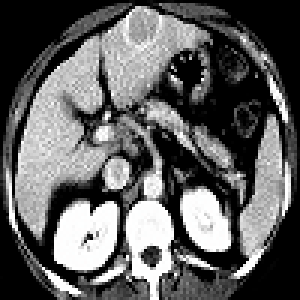
%> input picture taller/img/tomo.png, 100 x 100 px (shown 3 times larger)
$ octave main.m   (GNU Octave 9; MATLAB toolbox functions it lacks are replaced by stand-ins)
%> lines starting %> are read from the running program, lines starting %| are printed output that depends on the picture
### taller/src/leerImagen.m
function I = leerImagen( arch )
    I = imread(arch);
    if (size(size(I), 2) > 2)
        I = I(:,:,1)/3 + I(:,:,2)/3 + I(:,:,3)/3;
end

### taller/src/simularRayo.m
function [t, D] = simularRayo(I, n, m, f_ini, c_ini, f_fin, c_fin, dibujar)
%SIMULARRAYO Simula la emision de un rayo tomogr�fico sobre una imagen.
    % [t, D] = simularRayo(I, n, m, f_ini, c_ini, f_fin, c_fin, [dibujar])
    %
    % Simula un rayo del tomógrafo a través de la imagen I, discretizada en
    % n filas y m columnas. El rayo tiene como punto inicial el punto
    % (f_ini, c_ini) y como punto final el punto (f_ini, c_ini).
    % Retorna: el tiempo total t de la emisión del rayo y las distancias
    % recorridas D(i,j) en cada punto de la discretización.
    % El parámetro dibujar es opcional y si vale 1 se dibuja el rayo sobre
    % la imagen.

    [f, c] = size(I);
    df = f/n;
    dc = c/m;

    t = 0;
    D = zeros(n,m);

    % Lo siguiente es una chanchada para poder simplificarme la vida usando
    % polyfit m�s adelante
    if f_ini == f_fin
        f_ini = f_ini - 0.5;
        f_fin = f_fin + 0.5;
    end
    if c_ini == c_fin
        c_ini = c_ini - 0.5;
        c_fin = c_fin + 0.5;
    end

    % Calculo la recta que representa el rayo (y su inversa)
    Pi = polyfit([f_ini, f_fin], [c_ini, c_fin], 1);
    Pj = polyfit([c_ini, c_fin], [f_ini, f_fin], 1);

    % Lo dibujo si pidieron
    if nargin < 8 || dibujar == 1
        hold on
        dibujarRayo(f_ini, c_ini, f_fin, c_fin);
        grid;
    end

    % obtengo las filas entre las que est� el rayo para no tener que recorrerlas todas
    i1 = polyval(Pj, 1);
    i2 = polyval(Pj, c);
    i_min = max(1, min(f-1, ceil(min(i1,i2))));
    i_max = max(1, min(f-1, ceil(max(i1,i2))));

    % recorro cada fila (entre i_min e i_max) y veo qu� columnas toca el rayo
    for i = i_min : i_max
        j1 = polyval(Pi, i-1);
        j2 = polyval(Pi, i);
        j_min = max(1, min(c, ceil(min(j1,j2))));
        j_max = max(1, min(c, ceil(max(j1,j2))));
        for j = j_min : j_max
            % tomo los datos del pixel (i,j)
            t = t + tiempoEn(double(I(i,j)));
            n_i = min(n, fix(i/df) + 1);
            m_j = min(m, fix(j/dc) + 1);
            D(n_i, m_j) = D(n_i, m_j) + 1;
        end
    end
 end

% [4 lines left out: function tiempoEn, not called in this run]

### taller/src/generarRayos.m
function R = generarRayos(arch_img, n, m, k, arch_ray)
%GENERARRAYOS Genera un archivo con datos de rayos aleatorios sobre una
%imagen
%   R = generarRayos(arch_img, n, m, k, arch_ray)
%
%   Simula k emisiones de rayos sobre la imagen del archivo arch_img,
%   discretizada en n filas y m columnas.
%   El resultado R es una matriz de k filas, una por cada rayo generado
%   y de (m*n)+1 columnas. Cada fila contiene la información
%   correspondiente a cada rayo; el primer elemento es el tiempo que tardó
%   el rayo en recorrer la imagen y el resto de los elementos es la
%   cantidad de pixeles que recorrió el rayo en cada una de las n*m celdas
%   de la discretización.
%   Esta matriz se devuelve y, si el parametro arch_ray está presente,
%   se almacenan los rayos en el archivo arch_ray.

    I = leerImagen(arch_img);
    [f, c] = size(I);

    R = zeros(k, n*m+1);
    p = fix(k/20);
    for i = 1:k
        if mod(i,p) == 0
            disp(['Generados ', num2str(i), ' rayos...']);
        end
        % elijo un lado para entrar y otro para salir
        %   (0: izq, 1: arr, 2: der, 3: aba)
        entra = fix(rand()*4);
        sale = mod(entra + fix(rand()*3) + 1, 4);

        % genero puntos aleatorios sobre esos lados y simulo el rayo
        [f_ini, c_ini] = randPos(entra, f, c);
        [f_fin, c_fin] = randPos(sale, f, c);
        [t, D] = simularRayo(I, n, m, f_ini, c_ini, f_fin, c_fin, 0); % El cero final es para que no lo dibuje

        % agrego el rayo simulado a mis datos
        R(i,:) = [t vectorizar(D)];
    end

    if nargin > 4
        dlmwrite(arch_ray, [n m zeros(1,n*m-1); R]);
    end
end

function [f, c] = randPos(lado, filas, columnas)
    if lado == 0 % izquierdo
        f = rand()*filas;
        c = 0;
    elseif lado == 1 % arriba
        f = 0;
        c = rand()*columnas;
    elseif lado == 2 % derecha
        f = rand()*filas;
        c = columnas;
    elseif lado == 3 % abajo
        f = filas;
        c = rand()*columnas;
    end
end

### taller/src/vectorizar.m
function V = vectorizar(A)
%VECTORIZAR Vectoriza por filas la matriz A
    At = A';
    V = At(:)';
end

### taller/src/resolverCompleto.m
function resolverCompleto(arch_img, n, m, k)
    % genero los rayos y armo el sistema
    disp('Generando los rayos aleatoriamente...');
    R = generarRayos(arch_img, n, m, k);
    A = R(:, 2:end);
    b = R(:, 1);

    disp('Resolviendo el sistema directo con matlab...');
    tic
    x = A\b;
    t_X = toc;
    X = armarImagen(x, n, m);

    disp('Resolviendo el sistema por CM usando ecuaciones normales...');
    tic
    x = resolverEN(A, b);
    t_XEN = toc;
    XEN = armarImagen(x, n, m);

    disp('Resolviendo el sistema por CM usando QR...');
    tic
    x = resolverQR(A, b);
    t_XQR = toc;
    XQR = armarImagen(x, n, m);

    % muestro las imagenes

    allPlots = findall(0, 'Type', 'figure', 'FileName', []);
    delete(allPlots);

    I = imread(arch_img);
    colormap(gray(256));
    subplot(2,2,1), image(I);
    title('Original')
    subplot(2,2,2), image(X);

    title(sprintf('Reconstruccion Matlab: %d segundos', t_X))
    subplot(2,2,3), image(XEN);
    title(sprintf('Reconstruccion EN: %d segundos', t_XEN))
    subplot(2,2,4), image(XQR);
    title(sprintf('Reconstruccion QR: %d segundos', t_XQR))

    suptitle(sprintf('Resultado utilizando %d rayos', k));

end

### taller/src/armarImagen.m
function X = armarImagen(x, n, m)
%ARMARIMAGEN Arma una imagen X (matriz) a partir de una soluci髇 x (vector)
    X = zeros(n,m);
    for i = 1:n
        desde = m*(i-1) + 1;
        hasta = m*i;
        X(i,:) = x(desde:hasta)';
    end

    % satura los valores de la imagen
    X = max(0, min(255, X));
end

### taller/src/mostrarImagen.m
function H = mostrarImagen(I)
%MOSTRARIMAGEN Muestra la imagen en escala de grises y devuelve el handle.
    H = image(I);
    colormap(gray(256));
end

### taller/src/resolverEN.m
function x = resolverEN(A, b)

    cant_cols = size(A,2);

    if (rank(A) < cant_cols)
        error('A no tiene rango columna completo')
    end

    L = chol(A'*A, 'lower');
    x = (L*L')\(A'*b);

end

### taller/src/resolverQR.m
function x = resolverQR(A, b)

    cant_cols = size(A,2);

    if (rank(A) < cant_cols)
        error('A no tiene rango columna completo')
    end

    [Q,R] = qr(A);
    b_prima = Q'*b;
    b_prima_1 = b_prima(1:cant_cols);
    R_prima = R(1:cant_cols,:);
    x = R_prima \ b_prima_1;

end

### taller/src/dibujarRayo.m
function dibujarRayo(f_ini, c_ini, f_fin, c_fin)
%DIBUJARRAYO Dibuja un rayo desde (f_ini, c_ini) hasta (f_fin, c_fin)
%   sobre la imagen activa

    plot([c_ini, c_fin], [f_ini, f_fin], 'Color', 'r', 'LineStyle', '-', 'LineWidth',1.5);

end

### taller/src/main.m
%%
I = leerImagen('../img/tomo.png');
%> in leerImagen, I is the input picture: size 100x100x3 uint8; mean R, G, B 96.3, 96.3, 96.3
mostrarImagen(I)
%> ans = -39.77
hold on

%%
simularRayo(I, 100, 100, 50, 1, 50, 99, 1)
%> after the loop in simularRayo, `for i = i_min : i_max`:
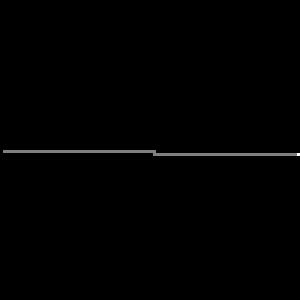
%> D: size 100x100 double (shown 3 times larger); min 0, max 2, mean 0.0101; drawn with min black and max white
%> after the loop in simularRayo, `for i = i_min : i_max`: t = 11267
%> ans = 11267
simularRayo(I, 100, 100, 20, 1, 20, 99, 1)
%> ans = 8477
simularRayo(I, 100, 100, 80, 1, 80, 99, 1)
%> ans = 14396

%%
resolverCompleto('../img/tomo.png', 20, 20, 1000) % discretizacion 20x20
%> the loop in generarRayos, `for i = 1:k` made 1000 passes
%> t on passes 1 to 3: 12046, 14401, 11637
%> pass 1, in generarRayos, `[t, D] = simularRayo(I, n, m, f_ini, c_ini, f_fin, c_fin, 0);`:
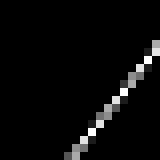
%> D: size 20x20 double (shown 8 times larger); min 0, max 9, mean 0.328; drawn with min black and max white
%> pass 2, in generarRayos, `[t, D] = simularRayo(I, n, m, f_ini, c_ini, f_fin, c_fin, 0);`:
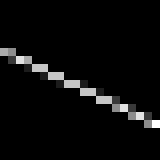
%> D: size 20x20 double (shown 8 times larger); min 0, max 9, mean 0.37; drawn with min black and max white
%> pass 2, in vectorizar (call 2), `At = A';`:
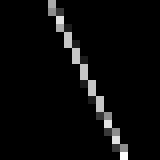
%> At: size 20x20 double (shown 8 times larger); min 0, max 9, mean 0.37; mean of the top-left, top-right, bottom-left and bottom-right quarters 0.57, 0.15, 0, 0.76; drawn with min black and max white
%> after the loop in generarRayos, `for i = 1:k`:
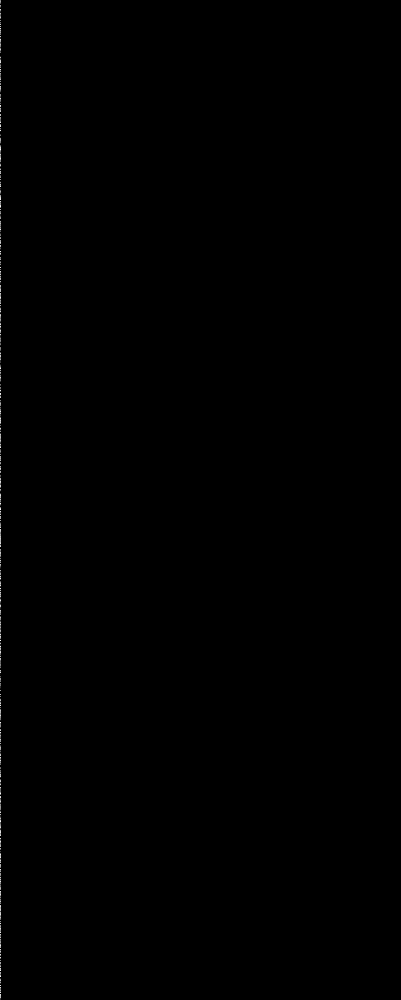
%> R: size 1000x401 double; min 0, max 22079, mean 26.6; drawn with min black and max white
%> in resolverCompleto, `A = R(:, 2:end);`:
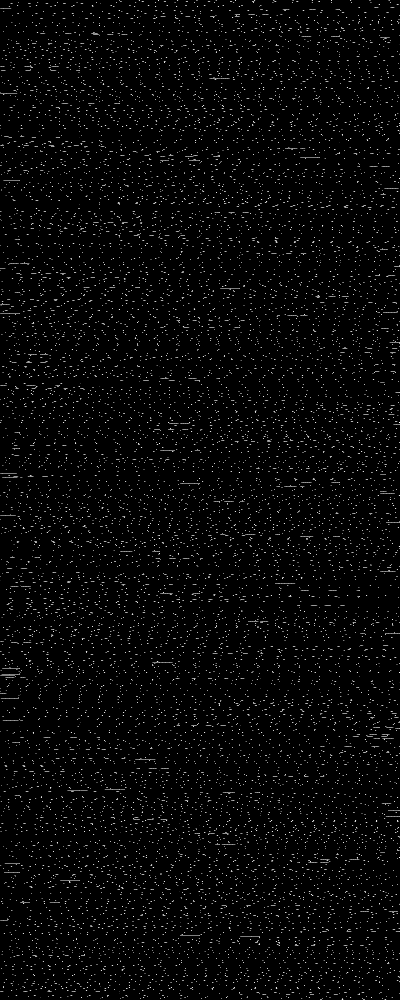
%> A: size 1000x400 double; min 0, max 10, mean 0.273; drawn with min black and max white
%> in resolverCompleto, `X = armarImagen(x, n, m);`:
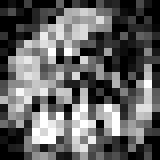
%> X: size 20x20 double (shown 8 times larger); min 0, max 255, mean 99.7

%%
resolverCompleto('../img/tomo.png', 15,15, 4000) % discretizacion 40x40
%> (the run ends here)
